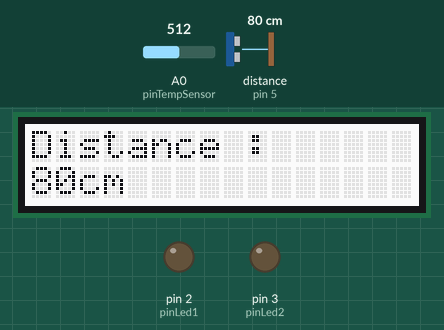
This sketch was run on a simulated Arduino Uno, built with avr-gcc and run on an emulated ATmega328P. On the bench: 16×2 character LCD, output pins drawn as LEDs (lit = HIGH). The inputs (shaded band) are chosen by the test bench; at power-on: distance to the obstacle (sensor on pin 5) 80 cm, A0 (pinTempSensor) = 512.

Above: at 1.2 s.
1.3 s: distance to the obstacle (sensor on pin 5) set to 2 cm
At 6.8 s:
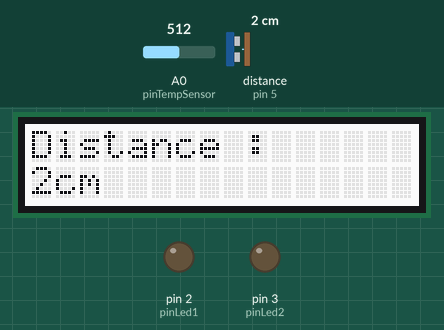
13.2 s: A0 (pinTempSensor) set to 716
At 22.7 s:
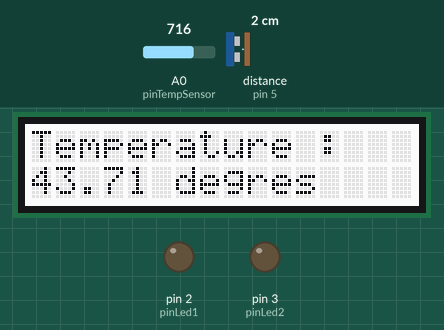
25.1 s: distance to the obstacle (sensor on pin 5) set to 4 cm
At 30.8 s:
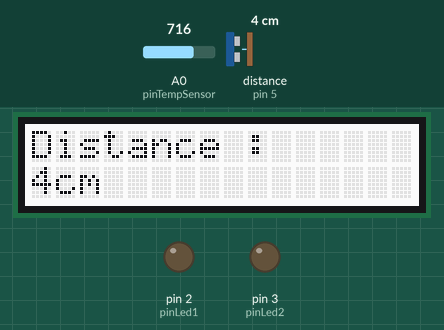
34.8 s: A0 (pinTempSensor) set to 900
At 40.4 s:
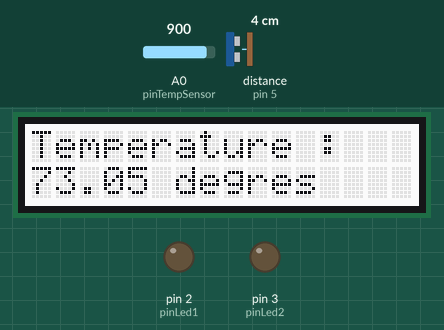
43.8 s: distance to the obstacle (sensor on pin 5) set to 9 cm
At 49.6 s:
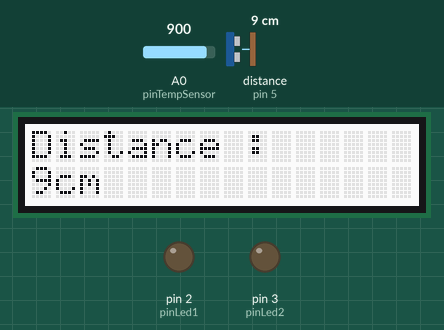
52.9 s: A0 (pinTempSensor) set to 1023
At 58.1 s:
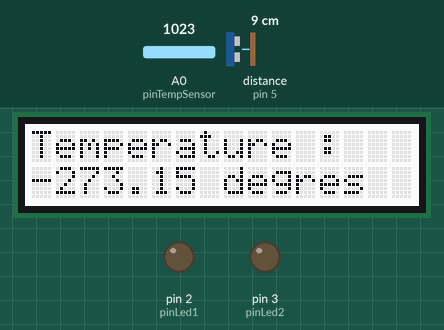
Timing chart, 0 to 59.6 s (numbered marks = the images above; inputs shaded):
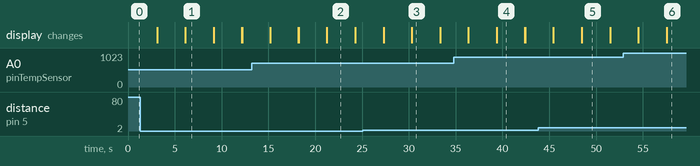

The sketch:

detecteur_de_distance.ino
```cpp
#include "Ultrasonic.h"
#include <Wire.h>
#include "rgb_lcd.h"
#include <math.h>

  Ultrasonic ultrasonic(5);
  rgb_lcd lcd;


  const long R0 = 100000;
  long Distance;
  int pinLed1, pinLed2, a, B, pinTempSensor, colorR, colorG, colorB;

void setup(){

  Serial.begin(9600);

  pinLed1 = 2;
  pinLed2 = 3;
  B = 4275;
  pinTempSensor = A0;
  colorR = 255;
  colorG = 255;
  colorB = 255;

  pinMode(pinLed1, OUTPUT);
  pinMode(pinLed2, OUTPUT);

  digitalWrite(pinLed1, LOW);
  digitalWrite(pinLed2, LOW);

  lcd.begin(16, 2);
  lcd.setRGB(colorR, colorG, colorB);


}

void loop(){
    affichage();
}

void affichage(){

  Distance = ultrasonic.MeasureInCentimeters();

   a = analogRead(pinTempSensor);

    float R = 1023.0/a-1.0;
    R = R0*R;

    float temperature = 1.0/(log(R/R0)/B+1/298.15)-273.15;

  lcd.setCursor(0, 0);
    lcd.print("Distance :");
   lcd.setCursor(0, 1);
    lcd.print(Distance);
    lcd.print("cm ");


    delay(3000);
    lcd.clear();

   lcd.setCursor(0, 0);
    lcd.print("Temperature :");
   lcd.setCursor(0, 1);
    lcd.print(temperature);
    lcd.print(" degres");


     delay(3000);
     lcd.clear();

}
```

Measured:
- what the display in image 1 shows lasts 3.1 s, from 6.1 s to 9.2 s
